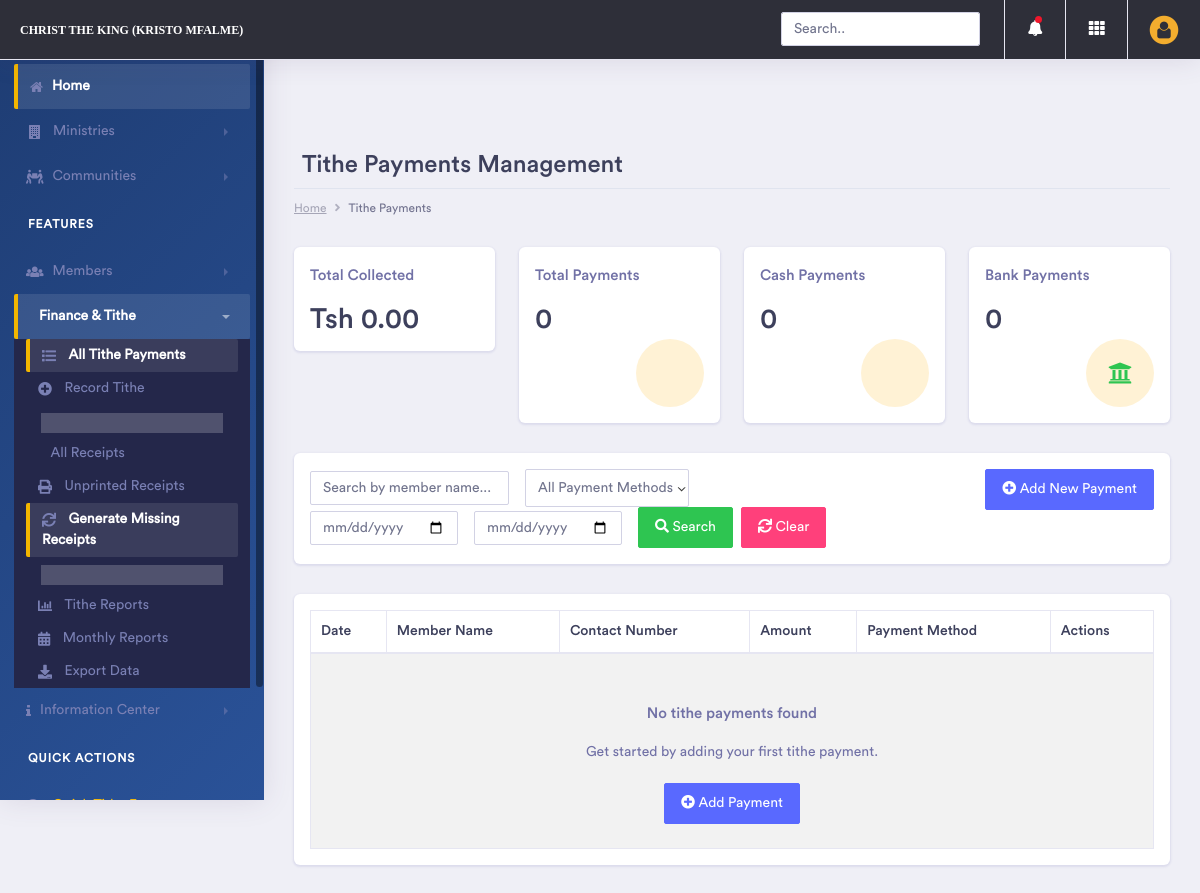
Before: /tithe/ (signed in) with the older database file.
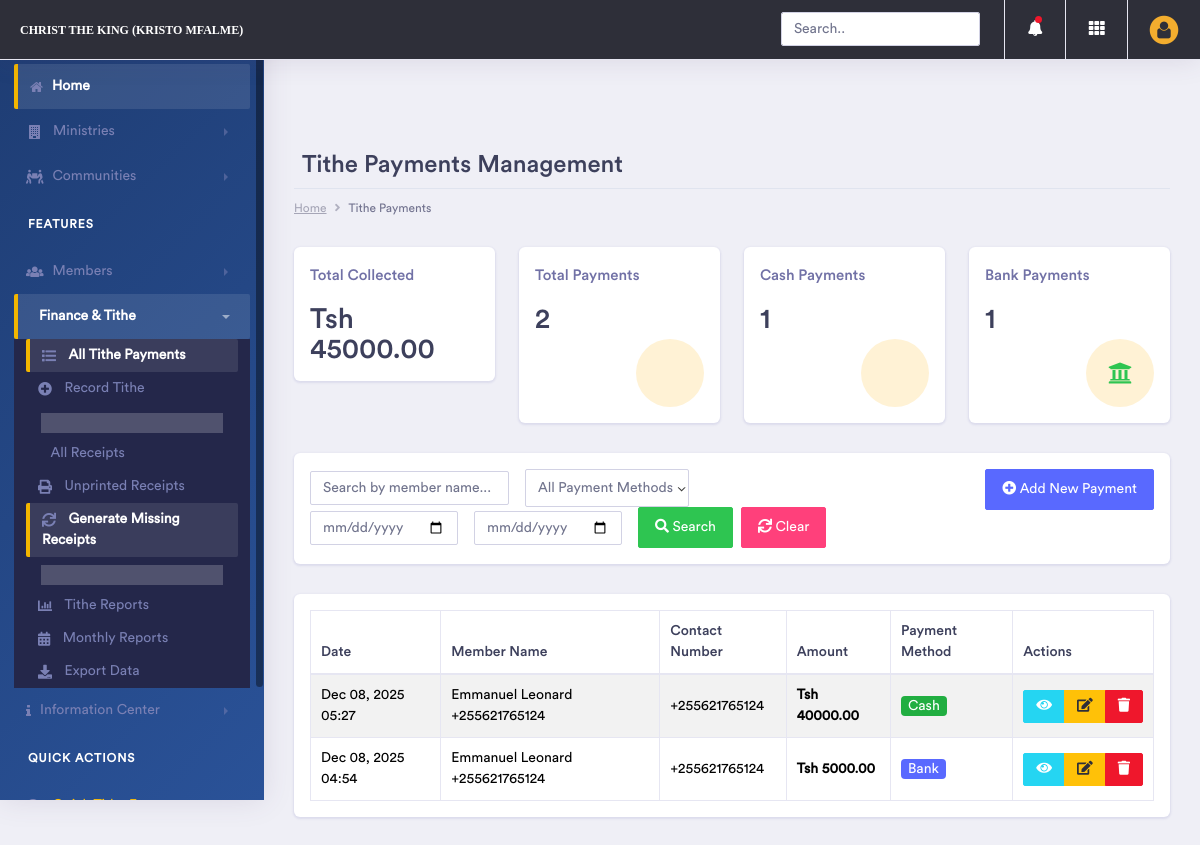
After: the same page with the newer database file.
### tithe/models.py (models this page shows, shortened)
class TithePayment(models.Model):
    PAYMENT_STATUS_CHOICES = [
        ('cash', 'Cash'),
        ('bank', 'Bank'),
    ]
    sms_sent = models.BooleanField(default=False)
    sms_sent_at = models.DateTimeField(null=True, blank=True)
    sms_message_id = models.CharField(max_length=100, blank=True, null=True)
    sms_failure_count = models.IntegerField(default=0)
    last_sms_error = models.TextField(blank=True, null=True)
    date = models.DateTimeField(default=timezone.now, verbose_name='Invoice Date')
    name = models.ForeignKey(Member, verbose_name="Member", on_delete=models.CASCADE)  # Direct reference
    contact_number = models.CharField(max_length=13)
    amount = models.DecimalField(max_digits=10, decimal_places=2)
    status = models.CharField(
        max_length=50,
        choices=PAYMENT_STATUS_CHOICES,
        default='cash'
    )

### member/models.py (models this page shows)
class Member(models.Model):
    name = models.CharField(max_length=255)
    code = models.TextField(help_text="001PT", null= True)
    active = models.BooleanField(default= True)
    shepherd = models.ForeignKey(Community, on_delete=models.CASCADE, null=True, blank=True)
    ministry = models.ForeignKey(Ministry, on_delete=models.CASCADE, null=True, blank=True)
    telephone =PhoneNumberField(max_length=255, null=True, help_text=' Eg. +255 ')
    location = models.CharField(max_length=255)
    fathers_name = models.CharField(max_length=255, null=True, blank=True)
    mothers_name = models.CharField(max_length=255, null=True, blank=True)
    guardians_name = models.CharField(max_length=255, null=True, blank=True)
    new_believer_school = models.BooleanField()
    pays_tithe = models.BooleanField(default=False)
    working = models.BooleanField(default=False)
    schooling = models.BooleanField(default=False)
    picture = models.ImageField(upload_to=upload_image_path, null=True, blank=True)
    objects = MemberManager()
    def __str__(self):
        return f'{self.name} {self.telephone}'

### tithe/views.py (the view, shortened to what this page needs)
# urls.py: path('', views.TithePaymentListView.as_view(), name='tithepayment_list'),
class TithePaymentListView(LoginRequiredMixin, ListView):
    model = TithePayment
    template_name = 'tithepayment/list.html'
    context_object_name = 'payments'
    paginate_by = 25
    ordering = ['-date']
    def get_queryset(self):
        queryset = super().get_queryset()
        search_query = self.request.GET.get('search')
        if search_query:
            queryset = queryset.filter(
                Q(name__name__icontains=search_query) |
                Q(contact_number__icontains=search_query) |
                Q(amount__icontains=search_query)
            )
        status_filter = self.request.GET.get('status')
        if status_filter:
            queryset = queryset.filter(status=status_filter)
        start_date = self.request.GET.get('start_date')
        end_date = self.request.GET.get('end_date')
        member_id = self.request.GET.get('member')
        if member_id:
            queryset = queryset.filter(name_id=member_id)
        return queryset
    def get_context_data(self, **kwargs):
        context = super().get_context_data(**kwargs)
        queryset = self.get_queryset()
        context['total_amount'] = queryset.aggregate(
            total=Sum('amount')
        )['total'] or 0
        context['total_payments'] = queryset.count()
        context['cash_payments'] = queryset.filter(status='cash').count()
        context['bank_payments'] = queryset.filter(status='bank').count()
        context['members'] = Member.objects.all().order_by('name')
        context['status_choices'] = TithePayment.PAYMENT_STATUS_CHOICES
        context['current_filters'] = {
            'search': self.request.GET.get('search', ''),
            'status': self.request.GET.get('status', ''),
            'start_date': self.request.GET.get('start_date', ''),
            'end_date': self.request.GET.get('end_date', ''),
            'member': self.request.GET.get('member', ''),
        }
        context['finance_active'] = True
        context['tithepayment_active_list'] = True
        return context

### templates/tithepayment/list.html (shortened to what the changed rows need)
{% extends 'base.html' %}
{% block content %}
<div class="dashboard-main-wrapper">
    <div class="dashboard-wrapper">
        <div class="container-fluid dashboard-content">
            <div class="row">
                <div class="col-xl-12 col-lg-12 col-md-12 col-sm-12 col-12">
                    <div class="page-header">
                        <h2 class="pageheader-title">
                            Tithe Payments Management
                        </h2>
                    </div>
                </div>
            </div>
            <div class="row">
                <div class="col-xl-3 col-lg-6 col-md-6 col-sm-12 col-12">
                    <div class="card">
                        <div class="card-body">
                            <div class="d-inline-block">
                                <h5 class="text-muted">Total Collected</h5>
                                <h2 class="mb-0">Tsh {{ total_amount|floatformat:2 }}</h2>
                            </div>
                        </div>
                    </div>
                </div>
                <div class="col-xl-3 col-lg-6 col-md-6 col-sm-12 col-12">
                    <div class="card">
                        <div class="card-body">
                            <div class="d-inline-block">
                                <h5 class="text-muted">Total Payments</h5>
                                <h2 class="mb-0">{{ total_payments }}</h2>
                            </div>
                        </div>
                    </div>
                </div>
                <div class="col-xl-3 col-lg-6 col-md-6 col-sm-12 col-12">
                    <div class="card">
                        <div class="card-body">
                            <div class="d-inline-block">
                                <h5 class="text-muted">Cash Payments</h5>
                                <h2 class="mb-0">{{ cash_payments }}</h2>
                            </div>
                        </div>
                    </div>
                </div>
                <div class="col-xl-3 col-lg-6 col-md-6 col-sm-12 col-12">
                    <div class="card">
                        <div class="card-body">
                            <div class="d-inline-block">
                                <h5 class="text-muted">Bank Payments</h5>
                                <h2 class="mb-0">{{ bank_payments }}</h2>
                            </div>
                        </div>
                    </div>
                </div>
            </div>
            <div class="row">
                <div class="col-xl-12 col-lg-12 col-md-12 col-sm-12 col-12">
                    <div class="card">
                        <div class="card-body">
                            <div class="table-responsive">
                                <table class="table table-striped table-bordered first">
                                    <thead class="bg-light">
                                        <tr>
                                            <th>Date</th>
                                            <th>Member Name</th>
                                            <th>Contact Number</th>
                                            <th>Amount</th>
                                            <th>Payment Method</th>
                                            <th>Actions</th>
                                        </tr>
                                    </thead>
                                    <tbody>
                                        {% for payment in payments %}
                                        <tr>
                                            <td>{{ payment.date|date:"M d, Y H:i" }}</td>
                                            <td>{{ payment.name}}</td>
                                            <td>{{ payment.contact_number }}</td>
                                            <td><strong>Tsh {{ payment.amount }}</strong></td>
                                            <td>
                                                <span class="badge
                                                    {% if payment.status == 'cash' %}badge-success
                                                    {% else %}badge-primary{% endif %}">
                                                    {{ payment.get_status_display }}
                                                </span>
                                            </td>
                                            <td>
                                                <div class="btn-group">
                                                    <a href="{% url 'tithepayment:tithepayment_detail' payment.pk %}"
                                                       class="btn btn-sm btn-info" title="View Details">
                                                        <i class="fas fa-eye"></i>
                                                    </a>
                                                    <a href="{% url 'tithepayment:tithepayment_update' payment.pk %}"
                                                       class="btn btn-sm btn-warning" title="Edit">
                                                        <i class="fas fa-edit"></i>
                                                    </a>
                                                    <a href="{% url 'tithepayment:tithepayment_delete' payment.pk %}"
                                                       class="btn btn-sm btn-danger" title="Delete">
                                                        <i class="fas fa-trash"></i>
                                                    </a>
                                                </div>
                                            </td>
                                        </tr>
                                        {% empty %}
                                        <tr>
                                            <td colspan="6" class="text-center py-4">
                                                <h5 class="text-muted">No tithe payments found</h5>
                                                <p class="text-muted">Get started by adding your first tithe payment.</p>
                                                <a href="{% url 'tithepayment:tithepayment_create' %}" class="btn btn-primary">
                                                    <i class="fas fa-plus-circle"></i> Add Payment
                                                </a>
                                            </td>
                                        </tr>
                                        {% endfor %}
                                    </tbody>
                                </table>
                            </div>
                        </div>
                    </div>
                </div>
            </div>
        </div>
    </div>
</div>
{% endblock content %}

Changed rows visible on the page:
added TithePayment: date "Dec 08, 2025 05:27", name "Emmanuel Leonard +255621765124", contact_number "+255621765124", amount "40000.00", status "Cash"
added TithePayment: date "Dec 08, 2025 04:54", name "Emmanuel Leonard +255621765124", contact_number "+255621765124", amount "5000.00", status "Bank"
Other visible differences:
{{ total_amount|floatformat:2 }}: "0.00" → "45000.00"
{{ total_payments }}: "0" → "2"
{{ cash_payments }}: "0" → "1"
{{ bank_payments }}: "0" → "1"
text no longer shown: "No tithe payments found Get started by adding your first tithe payment. Add Payment"
